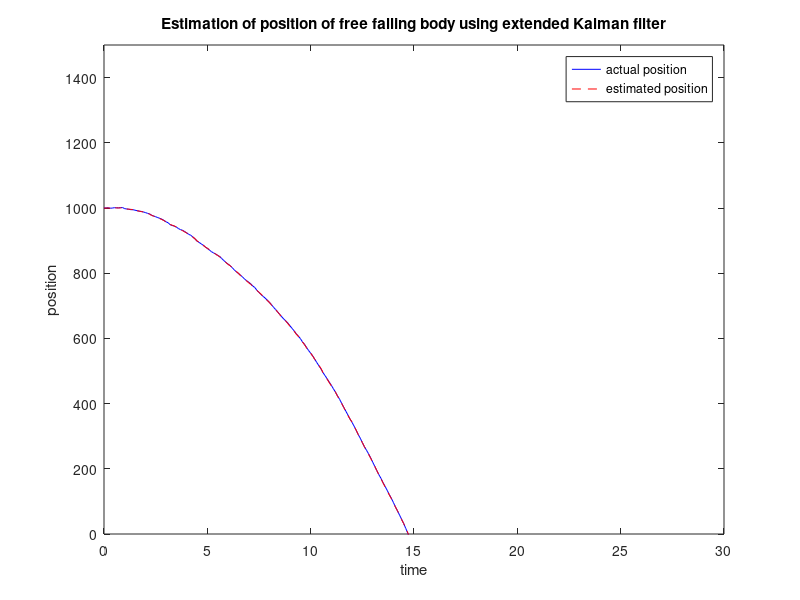
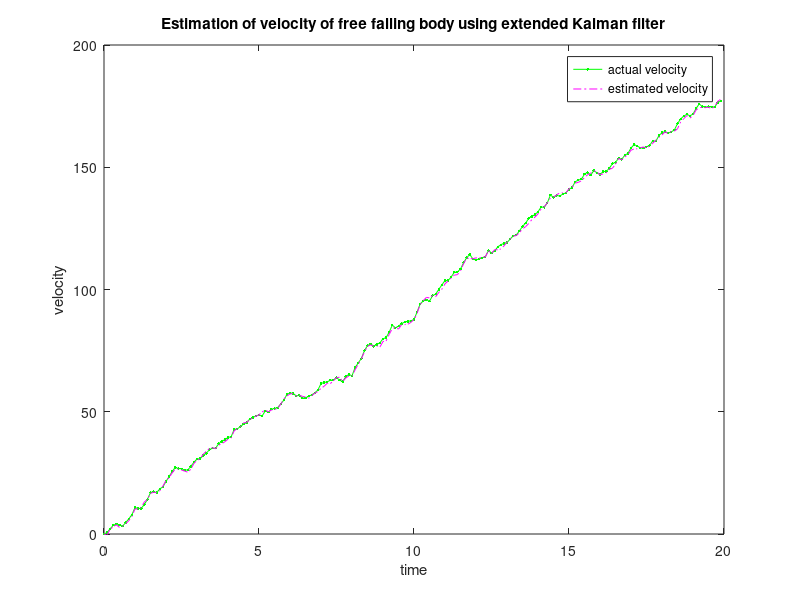
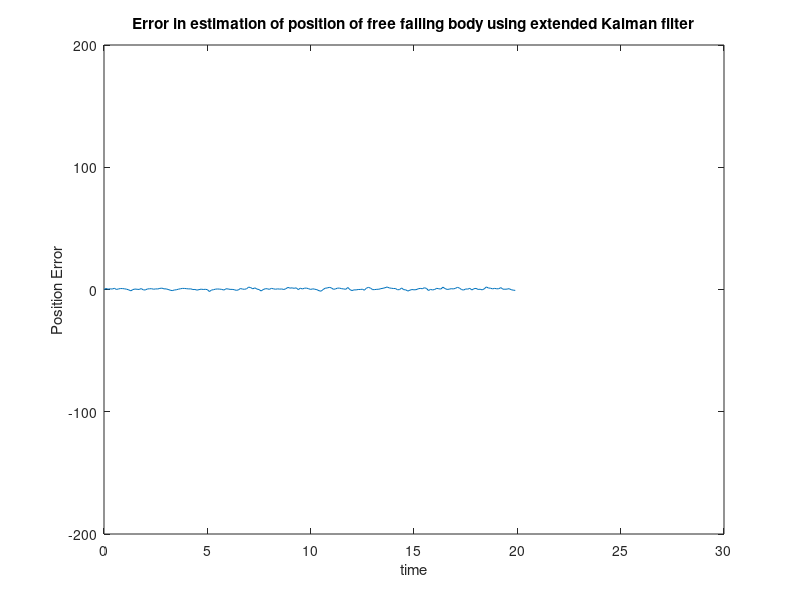
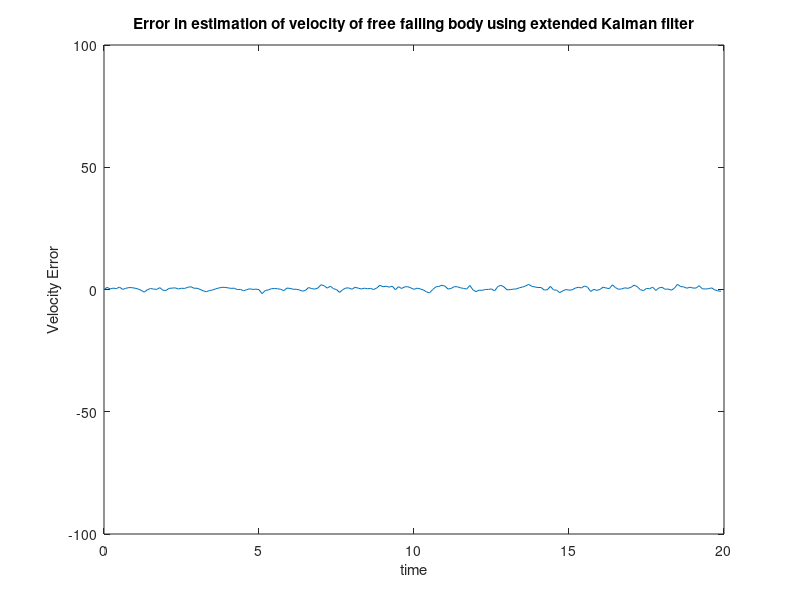

Source code (MATLAB) for these figures, in order:
function free_fall

% State space model
delt = 0.1; % Time step interval in seconds
rho_m=8910; %density of copper sphere in kg per metre cubic
rho_g=1.225; %density of air
S=0.0025*pi; %cross sectional area of sphere with radius 5 cm, 0.05 m
C_d=0.1; %Drag Coefficient of sphere
V_m=0.0001666*pi; %Volume of sphere in cubic metre
g=9.81; %Acceleration due to gravity in m/s^2
m=rho_m*V_m; %Mass of the sphere

A=g-(rho_g*g/rho_m) % Free Fall model parameters A and B
B=(rho_g*C_d*S)/(2*m)

sigma_w = 1; % Process noise standard deviation
Q_n = sigma_w^2*eye(2);% Process noise covariance matrix
H_n = eye(2); % Measurement matrix (Direct Measurement is Made)
sigma_v = 1; % Measurement noise standard deviation
R_n = sigma_v^2; % Measurement noise covariance matrix

% Initialization
x(1:2,1) = [1000; 0]; % Initial height and initial velocity of sphere
m(1:2,1) = x(1:2,1); % Gaussian posterior mean at time step 1
P(1:2,1:2,1) = eye(2); % Gaussian posterior covariance at time step 1

% Free Fall position and velocity estimation using extended Kalman filter

for n = 2 : 200, % Time steps

% State propagation
w_n = sigma_w*randn(2,1); % State noise vector
x(1:2,n) = f(x(1:2,n-1)) + w_n + [0;delt*A]; % State Equation

% Generate measurements
v_n = sigma_v*randn(1,1); % Measurement noise vector
z_n = H_n*x(1:2,n) + v_n; % Linear Measurement Equation

% State-transition function Jacobian matrix
Ft_n = [1 -delt;0 1-2*B*delt*m(2,n-1)];

% Compute Gaussian posterior mean and covariance at time step n
[m(1:2,n),P(1:2,1:2,n)] = extended_kalman_filter (m(1:2,n-1),...
P(1:2,1:2,n-1),z_n,@f,Ft_n,Q_n,@h,H_n,R_n);
end

% Plot of actual and estimated position and velocity of free falling body with time
% Evolution in time
t = [0:199]'*delt;

figure (1) 
plot(t,x(1,:),'b'); hold on, plot(t,m(1,:),'r--');
axis([0 30 0 1500]);
xlabel('time'); ylabel('position');
title('Estimation of position of free falling body using extended Kalman filter');
legend('actual position','estimated position');
hold on, 

figure (2)
plot(t,x(2,:),'g.-'); hold on, plot(t,m(2,:),'m-.');
axis([0 20 0 200]);
xlabel('time'); ylabel('velocity');
title('Estimation of velocity of free falling body using extended Kalman filter');
legend('actual velocity','estimated velocity');

%Plot of Errors in the estimation of position and velocity with time

figure(3)
P_e=x(1,:)-m(1,:); %Position error
plot(t,P_e);
hold on;
axis([0 30 -200 200]);
xlabel('time'); ylabel('Position Error');
title('Error in estimation of position of free falling body using extended Kalman filter');

figure(4)
V_e=x(2,:)-m(2,:); %Velocity error
plot(t,V_e);
hold on;
axis([0 20 -100 100]);
xlabel('time'); ylabel('Velocity Error');
title('Error in estimation of velocity of free falling body using extended Kalman filter');

% State-transition function
function x_n = f (x_n1)
x_n = [x_n1(1,1)-delt*x_n1(2,1); x_n1(2,1)-B*delt*(x_n1(2,1))^2];
end

% Measurement function
function y_n = h (x_n)
y_n = x_n;
end

end

function [m_n,P_n] = extended_kalman_filter (m_n1,P_n1,y_n,f,Ft_n,Q_n,h,Ht_n,R_n)

% Extended Kalman filter prediction and update steps --- propagates
% Gaussian posterior state distribution from time step n-1 to time step n
% Inputs:
% m_n1 - (Dx1 vector) Gaussian posterior mean at time step n-1
% P_n1 - (DxD matrix) Gaussian posterior covariance at time step n-1
% y_n - (Mx1 vector) measurements at time step n
% f(x) - (Dx1 vector function of Dx1 vector x) state-transition function
% Ft_n - (DxD matrix) state-transition Jacobian matrix at time step n
% Q_n - (DxD matrix) Gaussian state noise covariance at time step n
% h(x) - (Mx1 vector function of Dx1 vector x) measurement function
% Ht_n - (MxD matrix) measurement Jacobian matrix at time step n
% R_n - (MxM matrix) Gaussian measurement noise covariance at time step n
%
% Outputs:
% m_n - (Dx1 vector) Gaussian posterior mean at time step n
% P_n - (DxD matrix) Gaussian posterior covariance at time step n

% Predict
m_nn1 = feval(f,m_n1);
P_nn1 = Ft_n*P_n1*Ft_n' + Q_n;

% Update
S_n = Ht_n*P_nn1*Ht_n' + R_n;
K_n = P_nn1*Ht_n'/S_n;
m_n = m_nn1 + K_n*(y_n-feval(h,m_nn1));
P_n = P_nn1 - K_n*Ht_n*P_nn1;
end